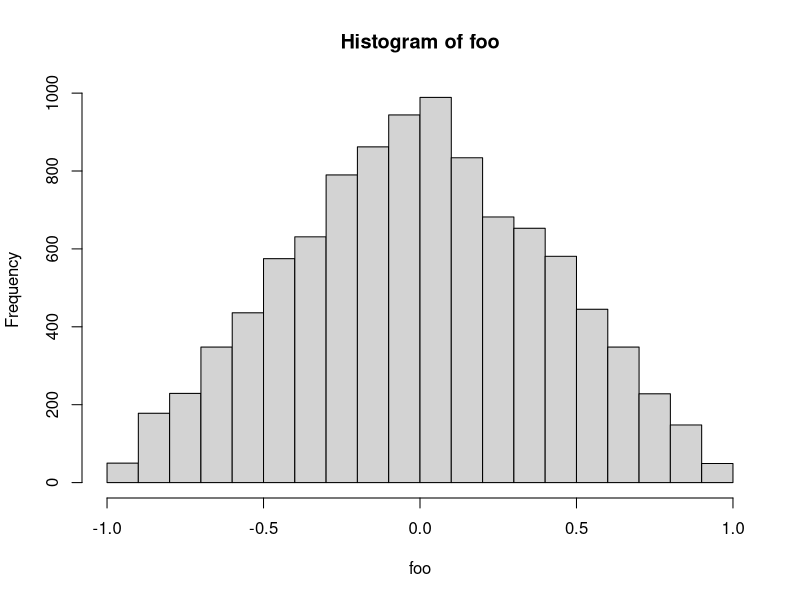

Write the R code that produced this figure.

childPar <- function(nchild = 6, npar = 2){
     parents <- rnorm(npar)
     children <- rnorm(nchild)
     sum(children > parents[1] & children > parents[2])
}

foo <- replicate(100000, childPar())
mean(foo)

uni <- function(o){
     X <- runif(1)
     Y <- runif(1)
     X-Y
     
}

uni()


foo <- replicate(10000, uni())

hist(foo)


childPar <- function(nchild = 6, npar = 2){
     parents <- rnorm(npar)
     children <- rnorm(nchild)
     sum(children > parents[1] & children > parents[2])
}

foo <- replicate(100000, childPar())
mean(foo)
